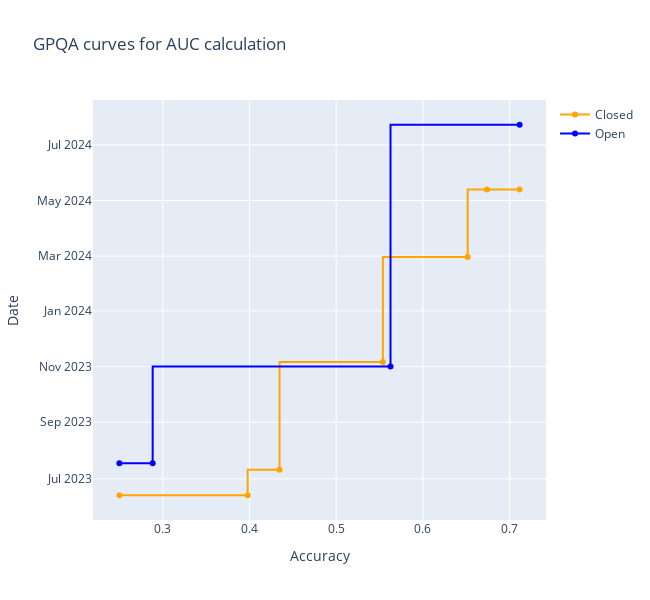

The notebook cell saved with this chart:
### Code cell
# Plot time on y axis and score on x axis
bench = 'GPQA'
fig = go.Figure()
fig.add_trace(
    go.Scatter(
        x=max_dfs_for_auc[bench]['Closed']['Score'],
        y=max_dfs_for_auc[bench]['Closed']['Date'], 
        mode='lines+markers',
        marker=dict(color='orange'),
        text=max_dfs_for_auc[bench]['Closed']['System'],
        textposition='bottom center',
        name='Closed',
        line=dict(shape='vh')
    )
)
fig.add_trace(
    go.Scatter(
        x=max_dfs_for_auc[bench]['Open']['Score'],
        y=max_dfs_for_auc[bench]['Open']['Date'],
        mode='lines+markers',
        marker=dict(color='blue'),
        text=max_dfs_for_auc[bench]['Open']['System'],
        textposition='bottom center',
        name='Open',
        line=dict(shape='vh')
    )
)
fig.update_layout(
    width=650,
    height=600,
    title=f"{bench} curves for AUC calculation",
    xaxis_title="Accuracy",
    yaxis_title="Date",
)
fig.show()

### Figure 1 — Plotly figure (JSON) as saved in the notebook; plotly's stock layout.template omitted (floating-point values rounded to 4 significant figures)
{"data": [{"line": {"shape": "vh"}, "marker": {"color": "orange"}, "mode": "lines+markers", "name": "Closed", "text": ["Random chance", "gpt-4-0613", "claude-2.0", "gpt-4-1106-preview", "claude-3-opus-20240229", "gpt-4o-2024-05-13", "claude-3-5-sonnet-20240620 (Truncated)"], "textposition": "bottom center", "type": "scatter", "x": [0.25, 0.3979, 0.4347, 0.5538, 0.6516, 0.6739, 0.7115], "y": ["2023-06-13T00:00:00", "2023-06-13T00:00:00", "2023-07-11T00:00:00", "2023-11-06T00:00:00", "2024-02-29T00:00:00", "2024-05-13T00:00:00", "2024-05-13T00:00:00"]}, {"line": {"shape": "vh"}, "marker": {"color": "blue"}, "mode": "lines+markers", "name": "Open", "text": ["Random chance", "Llama-2-70b-chat-hf", "deepseek-coder", "Meta-Llama-3.1-405B-Instruct"], "textposition": "bottom center", "type": "scatter", "x": [0.25, 0.2884, 0.5627, 0.7115], "y": ["2023-07-18T00:00:00", "2023-07-18T00:00:00", "2023-11-01T00:00:00", "2024-07-23T00:00:00"]}], "layout": {"height": 600, "title": {"text": "GPQA curves for AUC calculation"}, "width": 650, "xaxis": {"title": {"text": "Accuracy"}}, "yaxis": {"title": {"text": "Date"}}}}
